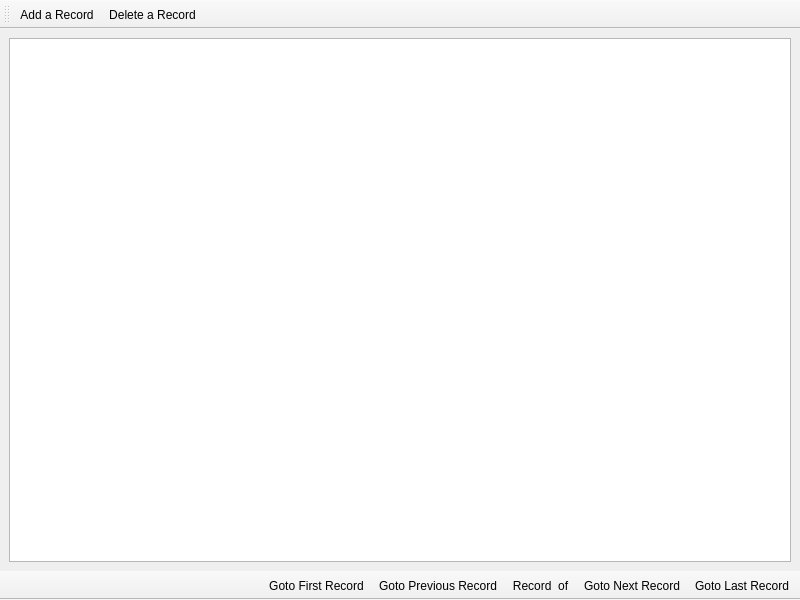
<?xml version="1.0" encoding="UTF-8"?>
<ui version="4.0">
 <class>MainWindow</class>
 <widget class="QMainWindow" name="MainWindow">
  <property name="geometry">
   <rect>
    <x>0</x>
    <y>0</y>
    <width>800</width>
    <height>600</height>
   </rect>
  </property>
  <property name="windowTitle">
   <string>MainWindow</string>
  </property>
  <property name="toolButtonStyle">
   <enum>Qt::ToolButtonTextOnly</enum>
  </property>
  <widget class="QWidget" name="centralwidget">
   <layout class="QVBoxLayout" name="verticalLayout">
    <item>
     <widget class="QTableView" name="tableView">
      <property name="alternatingRowColors">
       <bool>true</bool>
      </property>
      <property name="sortingEnabled">
       <bool>true</bool>
      </property>
     </widget>
    </item>
   </layout>
  </widget>
  <widget class="QToolBar" name="toolCrud">
   <property name="windowTitle">
    <string>toolBar</string>
   </property>
   <property name="toolButtonStyle">
    <enum>Qt::ToolButtonTextBesideIcon</enum>
   </property>
   <attribute name="toolBarArea">
    <enum>TopToolBarArea</enum>
   </attribute>
   <attribute name="toolBarBreak">
    <bool>false</bool>
   </attribute>
   <addaction name="actionAdd"/>
   <addaction name="actionDelete"/>
  </widget>
  <widget class="QToolBar" name="toolBar_2">
   <property name="windowTitle">
    <string>toolBar_2</string>
   </property>
   <property name="layoutDirection">
    <enum>Qt::RightToLeft</enum>
   </property>
   <property name="movable">
    <bool>false</bool>
   </property>
   <property name="orientation">
    <enum>Qt::Horizontal</enum>
   </property>
   <property name="toolButtonStyle">
    <enum>Qt::ToolButtonIconOnly</enum>
   </property>
   <property name="floatable">
    <bool>false</bool>
   </property>
   <attribute name="toolBarArea">
    <enum>BottomToolBarArea</enum>
   </attribute>
   <attribute name="toolBarBreak">
    <bool>false</bool>
   </attribute>
   <addaction name="actionLast"/>
   <addaction name="actionNext"/>
   <addaction name="actionRecordCount"/>
   <addaction name="actionPrev"/>
   <addaction name="actionFirst"/>
  </widget>
  <action name="actionDelete">
   <property name="icon">
    <iconset resource="../../PropSol/resources/icons.qrc">
     <normaloff>:/CRUD/icons/deleteRecord.png</normaloff>:/CRUD/icons/deleteRecord.png</iconset>
   </property>
   <property name="text">
    <string>Delete a Record</string>
   </property>
   <property name="toolTip">
    <string>Delete a Record</string>
   </property>
  </action>
  <action name="actionAdd">
   <property name="icon">
    <iconset resource="../../PropSol/resources/icons.qrc">
     <normaloff>:/CRUD/icons/addNewRecord.png</normaloff>:/CRUD/icons/addNewRecord.png</iconset>
   </property>
   <property name="text">
    <string>Add a Record</string>
   </property>
  </action>
  <action name="actionFirst">
   <property name="icon">
    <iconset resource="../../PropSol/resources/icons.qrc">
     <normaloff>:/Navigation/icons/GoToFirstRecord.png</normaloff>:/Navigation/icons/GoToFirstRecord.png</iconset>
   </property>
   <property name="text">
    <string>Goto First Record</string>
   </property>
   <property name="toolTip">
    <string>Goto First Record</string>
   </property>
  </action>
  <action name="actionPrev">
   <property name="icon">
    <iconset resource="../../PropSol/resources/icons.qrc">
     <normaloff>:/Navigation/icons/GoToPrevRecord.png</normaloff>:/Navigation/icons/GoToPrevRecord.png</iconset>
   </property>
   <property name="text">
    <string>Goto Previous Record</string>
   </property>
   <property name="toolTip">
    <string>Goto Previous Record</string>
   </property>
  </action>
  <action name="actionNext">
   <property name="icon">
    <iconset resource="../../PropSol/resources/icons.qrc">
     <normaloff>:/Navigation/icons/GoToNextRecord.png</normaloff>:/Navigation/icons/GoToNextRecord.png</iconset>
   </property>
   <property name="text">
    <string>Goto Next Record</string>
   </property>
   <property name="toolTip">
    <string>Goto Next Record</string>
   </property>
  </action>
  <action name="actionLast">
   <property name="icon">
    <iconset resource="../../PropSol/resources/icons.qrc">
     <normaloff>:/Navigation/icons/GoToLastRecord.png</normaloff>:/Navigation/icons/GoToLastRecord.png</iconset>
   </property>
   <property name="text">
    <string>Goto Last Record</string>
   </property>
   <property name="toolTip">
    <string>Goto Last Record</string>
   </property>
  </action>
  <action name="actionRecordCount">
   <property name="text">
    <string>Record ... of ...</string>
   </property>
  </action>
 </widget>
 <resources>
  <include location="../../PropSol/resources/icons.qrc"/>
 </resources>
 <connections/>
</ui>
